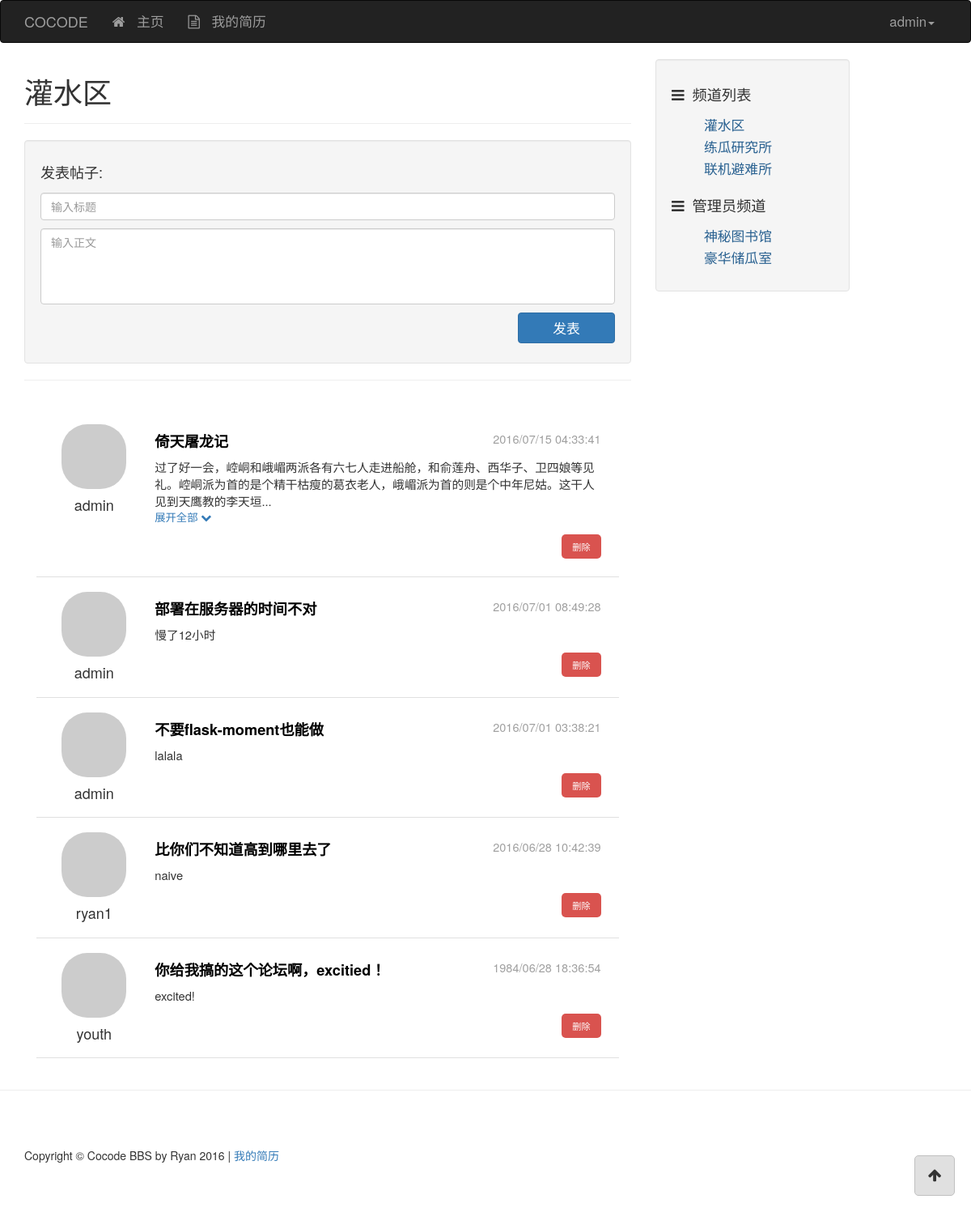
/channel/1 (signed in), run on the app's committed database.
### app/models/user.py (models this page shows, shortened)
class User(db.Model, Model):
    __tablename__ = 'users'
    id = db.Column(db.Integer, primary_key=True)
    username = db.Column(db.String(), unique=True)
    password_hash = db.Column(db.String())
    email = db.Column(db.String(), unique=True)
    avatar_hash = db.Column(db.String())
    created_time = db.Column(db.Integer, default=0)
    role_id = db.Column(db.Integer, db.ForeignKey('roles.id'))
    posts = db.relationship('Post', backref='author')
    comments = db.relationship('Comment', backref='author')
    @property
    def password(self):
        raise AttributeError('password is not readable')
    def is_admin(self):
        return self.role.permissions == 0xff
    def gravatar(self, size=100, default='identicon', rating='g'):
        from flask import request
        gravatar_url = 'secure.gravatar.com/avatar'
        if request.is_secure:
            url = 'https://' + gravatar_url
        else:
            url = 'http://' + gravatar_url
        hash = self.avatar_hash or md5(self.email.encode('utf-8')).hexdigest()
        return '{url}/{hash}?s={size}&d={default}&r={rating}'.format(url=url,
                                                                     hash=hash,
                                                                     size=size,
                                                                     default=default,
                                                                     rating=rating)
    def permissions(self):
        role = Role.role_by_id(self.role_id)
        return role.permissions
    @staticmethod
    def user_by_id(id):
        return User.query.get_or_404(id)

### app/models/channel.py (models this page shows, shortened)
class Channel(db.Model, Model):
    __tablename__ = 'channels'
    id = db.Column(db.Integer, primary_key=True)
    name = db.Column(db.String(), default=ChannelPermission.NORMAL)
    permission = db.Column(db.Integer)
    created_time = db.Column(db.Integer, default=0)
    posts = db.relationship('Post', backref='channel')
    @staticmethod
    def channel_by_id(id):
        return Channel.query.get_or_404(id)
    @staticmethod
    def posts_sorted_by_time(posts, reverse=True):
        posts.sort(key=lambda p: p.created_time, reverse=reverse)
        return posts

### app/models/post.py (models this page shows, shortened)
class Post(db.Model, Model):
    __tablename__ = 'posts'
    id = db.Column(db.Integer, primary_key=True)
    title = db.Column(db.String())
    content = db.Column(db.String())
    created_time = db.Column(db.Integer, default=0)
    channel_id = db.Column(db.Integer, db.ForeignKey('channels.id'))
    user_id = db.Column(db.Integer, db.ForeignKey('users.id'))
    comments = db.relationship('Comment', backref='post')

### app/controllers/views.py (the view)
@controllers.route('/channel/<int:id>')
@channel_permission_required
def channel_view(id):
    channel = Channel.channel_by_id(id)
    posts = channel.posts
    d = dict(
        posts=posts,
        channel=channel
    )
    return render_template('channel.html', **d)

### app/context_processers.py (called while the page is built)
@app.context_processor
def current_user_processor():
    user = current_user()
    return dict(current_user=user)

@app.context_processor
def channel_processor():
    channels = Channel.query.all()
    permissions = {
        'NORMAL': ChannelPermission.NORMAL,
        'ADMIN': ChannelPermission.ADMIN,
    }
    dic = {
        'channels': channels,
        'channel_permissions': permissions,
    }
    return dict(**dic)

@app.context_processor
def class_processor():
    return dict(Channel=Channel)

@app.context_processor
def user_processor():
    user_count = User.query.count()
    new_user = User.query.order_by(User.created_time.desc()).first()
    return dict(new_user=new_user,
                user_count=user_count)

@app.context_processor
def post_processor():
    post_count = Post.query.count()
    return dict(post_count=post_count)

@app.context_processor
def comment_processor():
    comment_count = Comment.query.count()
    return dict(comment_count=comment_count)

### app/filters.py (called while the page is built)
@app.template_filter('format_time')
def format_time(timestamp):
    format = '%Y/%m/%d %H:%M:%S'
    t = time.localtime(timestamp)
    ft = time.strftime(format, t)
    return ft

### app/models/role.py (called while the page is built)
    @staticmethod
    def role_by_id(id):
        return Role.query.get(id)

### app/models/user.py (called while the page is built)
def current_user():
    id = session.get('user_id', None)
    user = None
    if id is not None:
        user = User.user_by_id(id)
    return user

### app/templates/channel.html (shortened to what this page needs)
{% extends "base.html" %}
{% block page_content %}
 <h1>{{ channel.name }}</h1>
 <hr>
<div class="well">
    <h4>发表帖子:</h4>
    <div class="post-form">
        <div class="post-form-item"><input id="id-text-title" class="form-control" placeholder="输入标题"></div>
        <div class="post-form-item"><textarea id="id-text-content" class="form-control" rows="4" placeholder="输入正文"></textarea></div>
        <div class="post-form-item"><button type="button" id="id-button-post-add" class="btn btn-primary">发表</button></div>
    </div>
</div>
<hr>
{% include "_posts.html" %}
{% endblock %}

### app/templates/base.html (shortened to what this page needs)
<!DOCTYPE html>
<html lang="en">
{% block head %}
<head>
    <link href="../static/css/base-styles.css" rel="stylesheet">
    <link href="../static/css/bootstrap.min.css" rel="stylesheet">
    <link href="../static/css/font-awesome.min.css" rel="stylesheet">
</head>
{% endblock %}
<body>
{% block navbar %}
<div class="header">
    <div class="navbar navbar-inverse" role="navigation">
        <div class="container">
            <div class="navbar-header">
            <div class="navbar-brand" href="/">COCODE</div>
            </div>
            <div class="navbar-collapse collapse">
                <ul class="nav navbar-nav">
                    <li><a href="/"><div class="fa fa-home"></div> 主页</a></li>
                    <li><a href="#" class="a-resume"><div class="fa fa-file-text-o"></div> 我的简历</a></li>
                </ul>
                <ul class="nav navbar-nav navbar-right">
                    {% if current_user is not none %}
                    <li><a href="#" class="dropdown-toggle" data-toggle="dropdown">
                        {{ current_user.username }}<b class="caret"></b>
                    </a>
                    </li>
                    {% else %}
                    <li><a href="/accounts">用户登录</a></li>
                    {% endif %}
                </ul>
            </div>
        </div>
    </div>
</div>
{% endblock %}
{% block content %}
<div class="container">
    <div class="row">
        {% block content_body %}
        <div class="col-lg-8">
            {% block page_content %}
            {% endblock %}
        </div>
        <div class="col-md-4">
            {% block side_content %}
            <div class="side-content">
                <div class="well">
                    <div class="channel-title"><div class="fa fa-bars"></div>频道列表</div>
                    <div class="row">
                        <div class="col-lg-12">
                            <ul class="channel-list">
                                {% for c in channels %}
                                {% if c.permission == channel_permissions['NORMAL'] %}
                                <li><a href="/channel/{{ c.id }}">{{ c.name }}</a></li>
                                {% endif %}
                                {% endfor %}
                            </ul>
                        </div>
                    </div>
                    {% if current_user is not none and current_user.is_admin() %}
                    <div class="channel-title"><div class="fa fa-bars"></div>管理员频道</div>
                    <div class="row">
                        <div class="col-lg-12">
                            <ul class="channel-list">
                                {% for c in channels %}
                                {% if c.permission == channel_permissions['ADMIN'] %}
                                <li><a href="/channel/{{ c.id }}">{{ c.name }}</a></li>
                                {% endif %}
                                {% endfor %}
                            </ul>
                        </div>
                    </div>
                    {% endif %}
                </div>
            </div>
            {% endblock %}
        </div>
        {% endblock %}
    </div>
</div>
{% endblock %}
{% block to_top %}
<div class="container">
    <a href="#top">
        <div class="back-to-top">
        <div class="fa fa-arrow-up"></div>
        </div>
    </a>
</div>
{% endblock %}
{% block footer %}
<hr>
<div class="container">
    <footer>
    <div class="row">
        <div class="col-lg-12">
            <p>Copyright &copy; Cocode BBS by Ryan 2016 | <a href="#" class="a-resume">我的简历</a></p>
        </div>
    </div>
    </footer>
</div>
{% endblock %}
</body>
</html>

### app/templates/_posts.html (shortened to what this page needs)
<div class="post-list" id="id-div-post-list">
    {% for post in Channel.posts_sorted_by_time(posts) %}
    <div class="post-item" id="id-post-item-{{ post.id }}">
        <div class="post-author col-md-2">
            <a href="#">
                <img class="media-object round-portrait-64" src="{{ post.author.gravatar(size=64) }}">
            </a>
            <h4 class="media-heading">{{ post.author.username }}</h4>
        </div>
        <div class="post-body col-md-10">
            <div class="post-title"><a href="{{ url_for('controllers.post_view', id=post.id) }}">{{ post.title }}</a>
                <div class="post-date">{{ post.created_time | format_time }}</div>
            </div>
            <div class="post-content" id="id-post-content-{{ post.id }}">
                {{ post.content }}
            </div>
            <div class="display display-all" data-id="{{ post.id }}">展开全部
                <div class="fa fa-chevron-down"></div>
            </div>
            <div class="post-footer">
                {% if current_user is not none and current_user.is_admin() %}
                <div class="post-footer-item"><button class="button-delete btn" data-id="{{ post.id }}">删除</button></div>
                {% endif %}
            </div>
        </div>
    </div>
    {% endfor %}
</div>

### app/static/css/base-styles.css (style rules this page uses)
.header .navbar { font-size: 120%; }
.fa { margin-right: 10px; }
.side-content { position: fixed; width: 20%; }
.back-to-top { float: right; width: 50px; height: 50px; font-size: large; text-align: center; position: fixed; bottom: 20px; right: 20px; padding: 10px; border-radius: 5px; border: 1px solid #c0c0c0; background-color: #e0e0e0; }
.container > a { text-decoration: none; color: inherit; }
.back-to-top .fa { margin-right: 0; }
.channel-title { font-size: 130%; padding: 10px 0 10px; }
ul.channel-list li { font-size: 120%; list-style-type: none; margin: 3px 0 3px; }
ul.channel-list li > a { text-decoration: none; color: rgb(40, 96, 144); }
footer { margin: 50px 0; }
.post-form { display: flex; flex-direction: column; }
.post-form .post-form-item { margin: 5px 0 5px; }
.post-form .post-form-item > textarea { resize: none; }
.post-form .post-form-item > button { align-self: flex-start; width: 120px; font-size: 120%; float: right; }
.post-list { padding: 2%; }
.post-list .post-item { padding: 2%; margin: 4px 0 4px; border-bottom: 1px solid #e0e0e0; display: flex; flex-direction: row; }
.post-list .post-item .post-author { display: flex; flex-direction: column; align-items: center; }
.post-list .post-item .post-author h4 { margin-top: 10px; }
.post-list .post-item .post-title .post-date { font-size: 80%; font-weight: normal; float: right; color: #a0a0a0; }
.post-list .post-item .post-body { padding: 8px; margin-left: 10px; }
.post-list .post-item .post-body .post-title { font-size: 130%; font-weight: bold; margin-bottom: 8px; }
.post-list .post-item .post-body .post-title a { text-decoration: none; color: black; }
.post-list .post-item .post-body .post-content { font-size: 105%; }
.post-list .post-item .post-body .display { color: rgb(51, 122, 183); font-size: 95%; }
.post-list .post-item .post-body .post-footer { float: right; margin-top: 12px; }
.post-list .post-item .post-body .post-footer .post-footer-item { float: right; }
img.round-portrait-64 { border-radius: 32px; }
button.button-delete { border-radius: 5px; background-color: #d9534f; color: white; font-size: 80%; }

### data on the page
User: username "admin"
Channel: name "灌水区"
Post: author.username "admin", title "倚天屠龙记", created_time "2016/07/15 04:33:41"
Post: author.username "admin", title "部署在服务器的时间不对", created_time "2016/07/01 08:49:28", content "慢了12小时"
Post: author.username "admin", title "不要flask-moment也能做", created_time "2016/07/01 03:38:21", content "lalala"
Post: author.username "ryan1", title "比你们不知道高到哪里去了", created_time "2016/06/28 10:42:39", content "naive"
Post: author.username "youth", title "你给我搞的这个论坛啊，excitied！", created_time "1984/06/28 18:36:54", content "excited!"
Channel: name "练瓜研究所"
Channel: name "联机避难所"
Channel: name "神秘图书馆"
Channel: name "豪华储瓜室"
